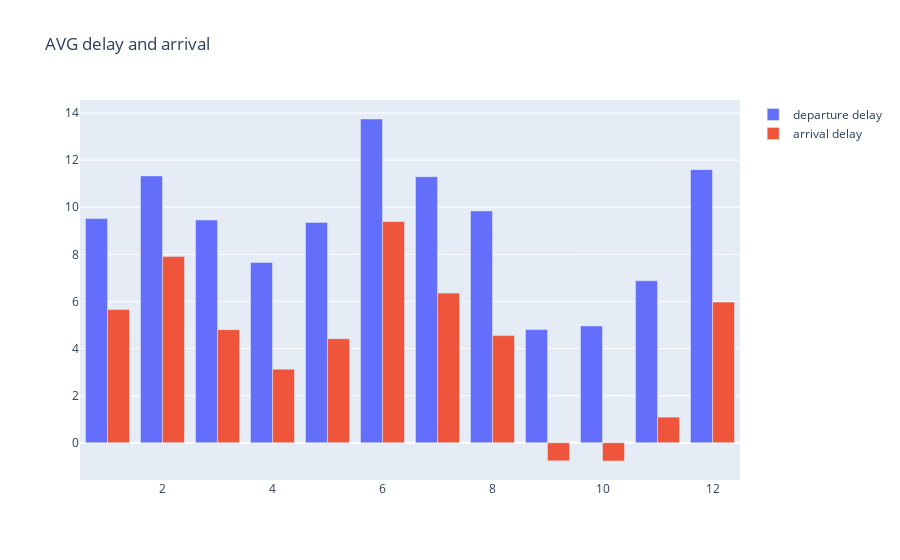

Notebook source saved alongside this figure:
### Code cell
fig = go.Figure(data=[go.Bar(x=df.month, y=df.dep_delay, name='departure delay'),
                     go.Bar(x=df.month, y=df.arr_delay, name='arrival delay')],
               layout=go.Layout(title='AVG delay and arrival'))
fig.show()

### Figure 1 — Plotly figure (JSON) as saved in the notebook; plotly's stock layout.template omitted (floating-point values rounded to 4 significant figures)
{"data": [{"name": "departure delay", "type": "bar", "x": [1, 2, 3, 4, 5, 6, 7, 8, 9, 10, 11, 12], "y": [9.517, 11.33, 9.457, 7.654, 9.353, 13.74, 11.3, 9.84, 4.804, 4.959, 6.88, 11.59]}, {"name": "arrival delay", "type": "bar", "x": [1, 2, 3, 4, 5, 6, 7, 8, 9, 10, 11, 12], "y": [5.653, 7.903, 4.802, 3.125, 4.419, 9.391, 6.354, 4.548, -0.7679, -0.7751, 1.088, 5.972]}], "layout": {"title": {"text": "AVG delay and arrival"}}}
